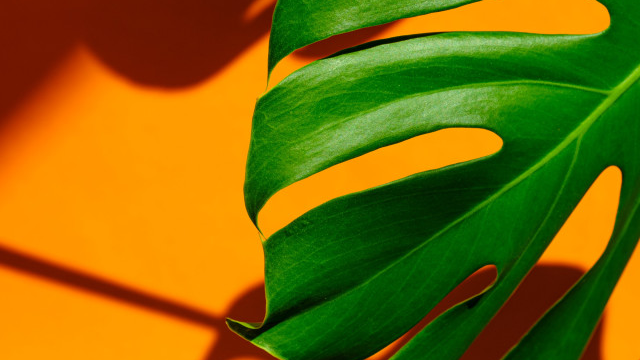
//> input picture OpenCV/OpenCV_Code/test.png, 640 x 360 px
$ ./main   (built with g++ and OpenCV 4)
//> lines starting //> are read from the running program, lines starting //| are printed output that depends on the picture
#include <iostream>
#include <ctime>
#include <opencv2/opencv.hpp>

// 不管传不传引用效果都是一样的
void drawLine(cv::Mat);
void drawRectangle(cv::Mat &);
void drawEllipse(cv::Mat);
void drawCircle(cv::Mat);
void callFillPoly(cv::Mat);
void drawText(cv::Mat);
void drawRandomLine(cv::Mat);

int main()
{
	cv::Mat srcImg = cv::imread("../test.png", cv::IMREAD_UNCHANGED);
//> srcImg is the input picture: 360 rows x 640 cols, CV_8UC4; mean B, G, R, A 5.1, 106.4, 126.4, 255
	if (srcImg.empty())
	{
		std::cerr << "Error: cannot read image!" << std::endl;
		return -1;
	}

	cv::namedWindow("original image", cv::WINDOW_AUTOSIZE);
	cv::imshow("original image", srcImg);

	drawLine(srcImg);
	drawRectangle(srcImg);
	drawEllipse(srcImg);
	drawCircle(srcImg);
	callFillPoly(srcImg);
	drawText(srcImg);

	cv::Mat bg = cv::Mat::zeros(srcImg.size(), srcImg.type());
	drawRandomLine(bg);


	cv::waitKey(0);
	return 0;
}

// Point点，Scalar是bgr色彩， line画线
void drawLine(cv::Mat image)
{
	cv::Point point1(10, 20);
	cv::Point point2;
	point2.x = 300;
	point2.y = 100;
	cv::Scalar bgr = cv::Scalar(200, 0, 150);
	cv::line(image, point1, point2, bgr, 5, cv::LINE_8);
	cv::namedWindow("new image", cv::WINDOW_AUTOSIZE);
	cv::imshow("new image", image);
}

// rectangle画矩形
void drawRectangle(cv::Mat &image)
{
	cv::Rect rect(50, 50, 100, 120);
	cv::Scalar bgr(255, 0, 0);
	cv::rectangle(image, rect, bgr, 3, cv::LINE_AA); // 开启反锯齿
	cv::namedWindow("new image2", cv::WINDOW_AUTOSIZE);
	cv::imshow("new image2", image);
}

// ellipse画椭圆
void drawEllipse(cv::Mat image)
{
	cv::ellipse(image, cv::Point(image.cols / 2, image.rows / 2), cv::Size(image.cols / 4, image.rows / 4),
				60, 0, 300, cv::Scalar(255, 0, 120), 3, cv::LINE_8);
	cv::namedWindow("new image3", cv::WINDOW_AUTOSIZE);
	cv::imshow("new image3", image);
}

void drawCircle(cv::Mat image)
{
	cv::Scalar color = cv::Scalar(0, 212, 35);
	cv::Point center(image.cols / 2, image.rows / 2);
//> center = Point(320, 180)
	cv::circle(image, center, 50, color, 2);
	cv::namedWindow("circle", cv::WINDOW_AUTOSIZE);
	cv::imshow("circle", image);
}

// 画多边形，注意格式
void callFillPoly(cv::Mat image)
{
	cv::Point ptArr[1][5];
	ptArr[0][0] = cv::Point(100, 100);
	ptArr[0][1] = cv::Point(100, 200);
	ptArr[0][2] = cv::Point(200, 200);
	ptArr[0][3] = cv::Point(200, 100);
	ptArr[0][4] = cv::Point(100, 100);

	const cv::Point *pPtArr[] = {ptArr[0]};
	int npt[] = {5};
	cv::Scalar color(223, 221, 44);
	cv::fillPoly(image, pPtArr, npt, 1, color);
	cv::namedWindow("polly", cv::WINDOW_AUTOSIZE);
	cv::imshow("polly", image);
}

void drawText(cv::Mat image)
{
	cv::putText(image, "Hello World!", cv::Point(200, 200), CV_FONT_HERSHEY_COMPLEX, 1.0, cv::Scalar(34, 111, 34), 2);
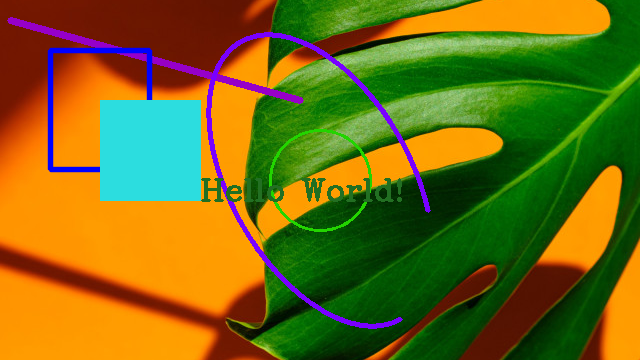
//> image: 360 rows x 640 cols, CV_8UC4; mean B, G, R, A 22.4, 106.9, 114.8, 233
	cv::namedWindow("text", cv::WINDOW_AUTOSIZE);
	cv::imshow("text", image);
}

void drawRandomLine(cv::Mat image)
{
	cv::RNG rng((unsigned int) time(NULL));
	while (true)
	{
		cv::Point point1(rng.uniform(0, image.cols), rng.uniform(0, image.rows));
		cv::Point point2(rng.uniform(0, image.cols), rng.uniform(0, image.rows));
		cv::Scalar color(rng.uniform(0, 255), rng.uniform(0, 255));
		cv::line(image, point1, point2, color, 2);
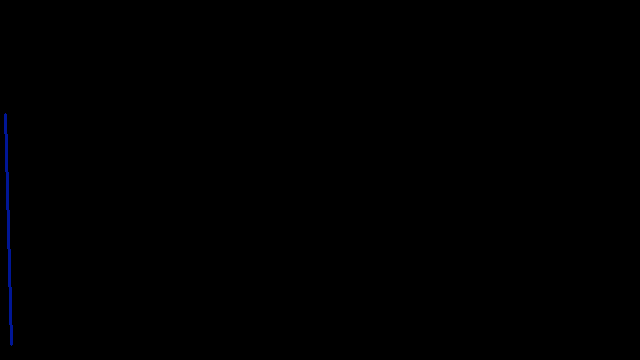
//> image: 360 rows x 640 cols, CV_8UC4; mean B, G, R, A 0.4, 0.1, 0, 0
		cv::namedWindow("random line", cv::WINDOW_AUTOSIZE);
		cv::imshow("random line", image);

		if (cv::waitKey(50) > 0) break;
//> the Esc key is pressed
	}
}
